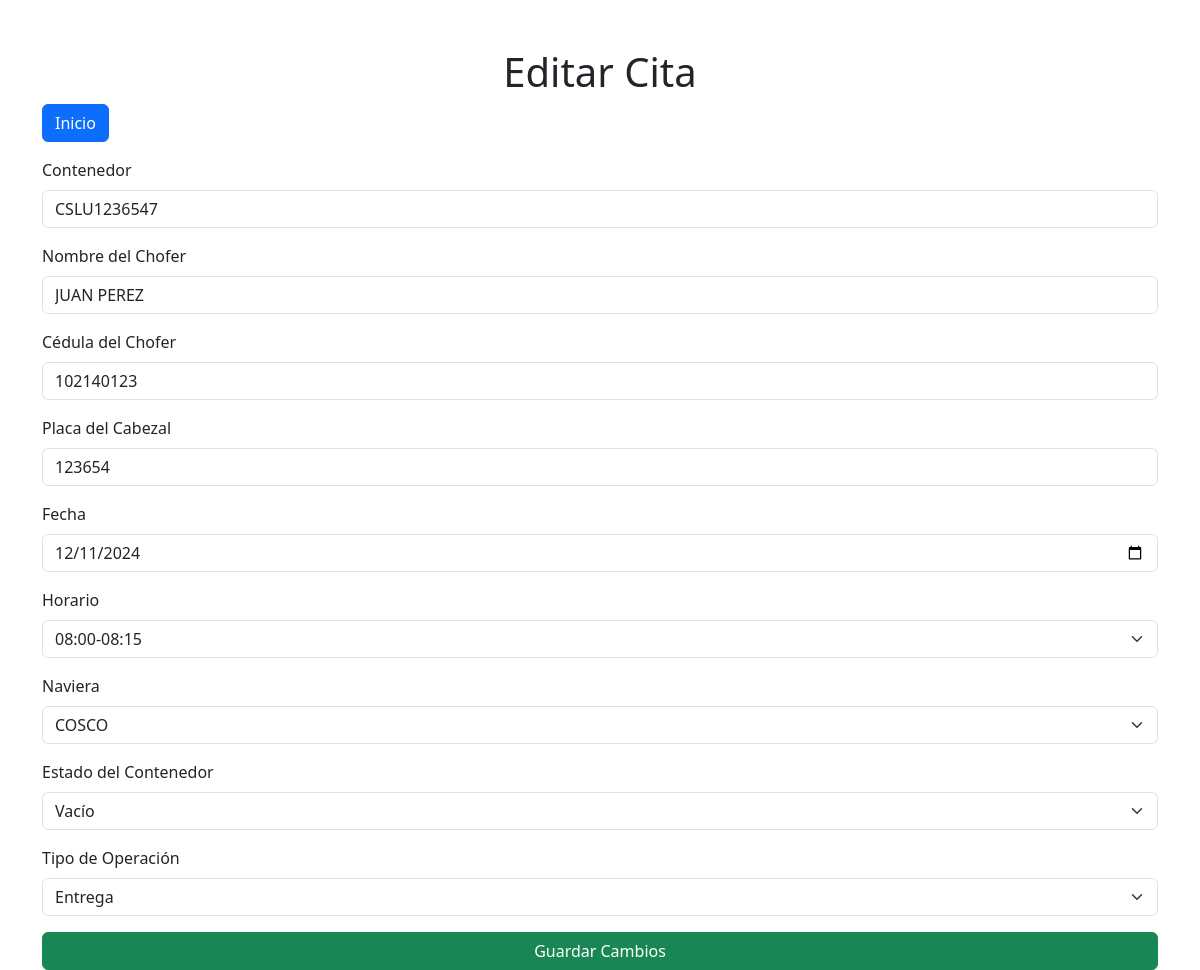
Screenshot of /editar-cita/1 with the database file from the repository.
### tables this page shows
CREATE TABLE citas (
            id INTEGER PRIMARY KEY AUTOINCREMENT,
            contenedor TEXT NOT NULL,
            chofer_nombre TEXT NOT NULL,
            chofer_cedula TEXT NOT NULL,
            cabezal_placa TEXT NOT NULL,
            horario TEXT NOT NULL,
            estado_contenedor TEXT NOT NULL DEFAULT 'Vacío',
            tipo_operacion TEXT NOT NULL DEFAULT 'Entrega',
            fecha TEXT NOT NULL DEFAULT '',
            estado TEXT NOT NULL DEFAULT 'Pendiente',
            anotaciones TEXT DEFAULT NULL,
            naviera TEXT NOT NULL CHECK (naviera IN ('COSCO', 'OOCL', 'ONE'))
        );

### app.py (the view, shortened to what this page needs)
@app.route("/editar-cita/<int:id>", methods=["GET", "POST"])
def editar_cita(id):
    conn = get_db_connection()
    cita = conn.execute("SELECT * FROM citas WHERE id = ?", (id,)).fetchone()
    if not cita:
        conn.close()
        return render_template("error.html", message="Cita no encontrada.")
    time_slots = [f"{hour:02d}:00-{hour:02d}:15" for hour in range(8, 17)]
    conn.close()
    return render_template("editar_cita.html", cita=cita, time_slots=time_slots)

### app.py (called while the page is built)
def get_db_connection():
    conn = sqlite3.connect(db_path)
    conn.row_factory = sqlite3.Row
    return conn

### templates/editar_cita.html (shortened to what this page needs)
<!DOCTYPE html>
<html lang="es">
<head>
    <link href="https://cdn.jsdelivr.net/npm/bootstrap@5.3.0/dist/css/bootstrap.min.css" rel="stylesheet">
</head>
<body>
    <div class="container mt-5">
        <h1 class="text-center">Editar Cita</h1>
        <a href="/" class="btn btn-primary mb-3">Inicio</a>
        <form method="POST" action="/editar-cita/{{ cita['id'] }}">
            <div class="mb-3">
                <label for="contenedor" class="form-label">Contenedor</label>
                <input type="text" id="contenedor" name="contenedor" class="form-control" value="{{ cita['contenedor'] }}" required pattern="[A-Z]{4}[0-9]{7}" title="Debe contener 4 letras seguidas de 7 números (ejemplo: ABCD1234567)">
            </div>
            <div class="mb-3">
                <label for="chofer_nombre" class="form-label">Nombre del Chofer</label>
                <input type="text" id="chofer_nombre" name="chofer_nombre" class="form-control" value="{{ cita['chofer_nombre'] }}" required>
            </div>
            <div class="mb-3">
                <label for="chofer_cedula" class="form-label">Cédula del Chofer</label>
                <input type="text" id="chofer_cedula" name="chofer_cedula" class="form-control" value="{{ cita['chofer_cedula'] }}" required>
            </div>
            <div class="mb-3">
                <label for="cabezal_placa" class="form-label">Placa del Cabezal</label>
                <input type="text" id="cabezal_placa" name="cabezal_placa" class="form-control" value="{{ cita['cabezal_placa'] }}" required>
            </div>
            <div class="mb-3">
                <label for="fecha" class="form-label">Fecha</label>
                <input type="date" id="fecha" name="fecha" class="form-control" value="{{ cita['fecha'] }}" required>
            </div>
            <div class="mb-3">
                <label for="horario" class="form-label">Horario</label>
                <select id="horario" name="horario" class="form-select" required>
                    {% for slot in time_slots %}
                        <option value="{{ slot }}" {% if cita['horario'] == slot %}selected{% endif %}>{{ slot }}</option>
                    {% endfor %}
                </select>
            </div>
            <div class="mb-3">
                <label for="naviera" class="form-label">Naviera</label>
                <select id="naviera" name="naviera" class="form-select" required>
                    <option value="COSCO" {% if cita['naviera'] == "COSCO" %}selected{% endif %}>COSCO</option>
                </select>
            </div>
            <div class="mb-3">
                <label for="estado_contenedor" class="form-label">Estado del Contenedor</label>
                <select id="estado_contenedor" name="estado_contenedor" class="form-select" required>
                    <option value="Vacio" {% if cita['estado_contenedor'] == "Vacio" %}selected{% endif %}>Vacío</option>
                </select>
            </div>
            <div class="mb-3">
                <label for="tipo_operacion" class="form-label">Tipo de Operación</label>
                <select id="tipo_operacion" name="tipo_operacion" class="form-select" required>
                    <option value="Entrega" {% if cita['tipo_operacion'] == "Entrega" %}selected{% endif %}>Entrega</option>
                </select>
            </div>
            <button type="submit" class="btn btn-success w-100">Guardar Cambios</button>
        </form>
    </div>
</body>
</html>

### rows the page displays
citas: contenedor "CSLU1236547", chofer_nombre "JUAN PEREZ", chofer_cedula "102140123", cabezal_placa "123654", fecha "12/11/2024", naviera "COSCO", estado_contenedor "Vacío", tipo_operacion "Entrega"

### other values shown
form field horario "08:00-08:15"
